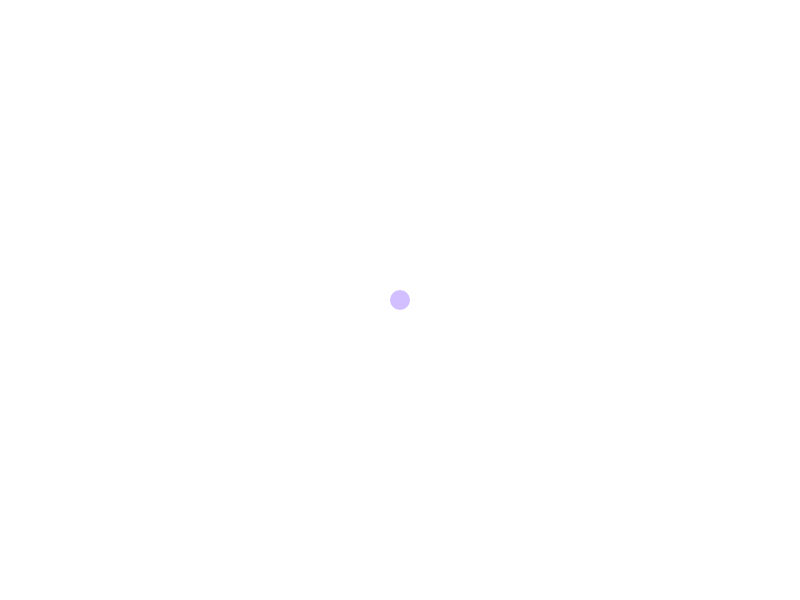
Frame 1 (no input)
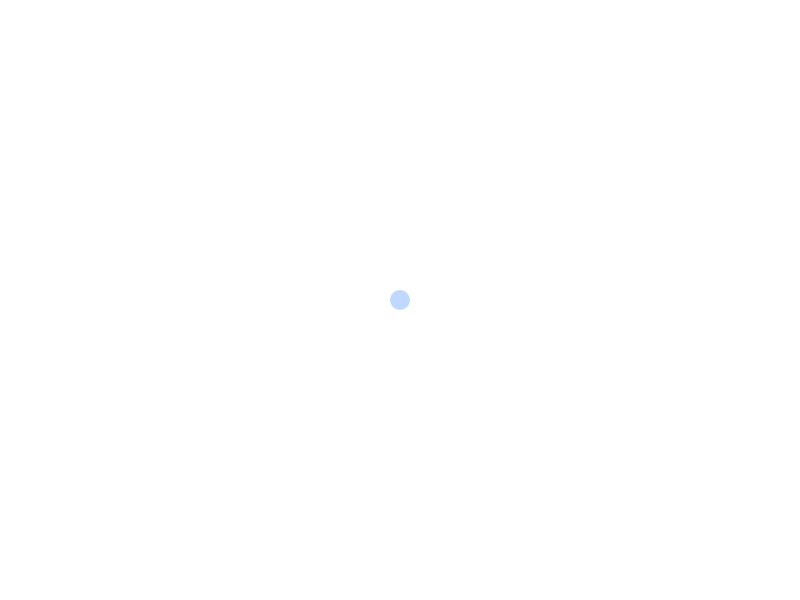
Frame 60 (no input)
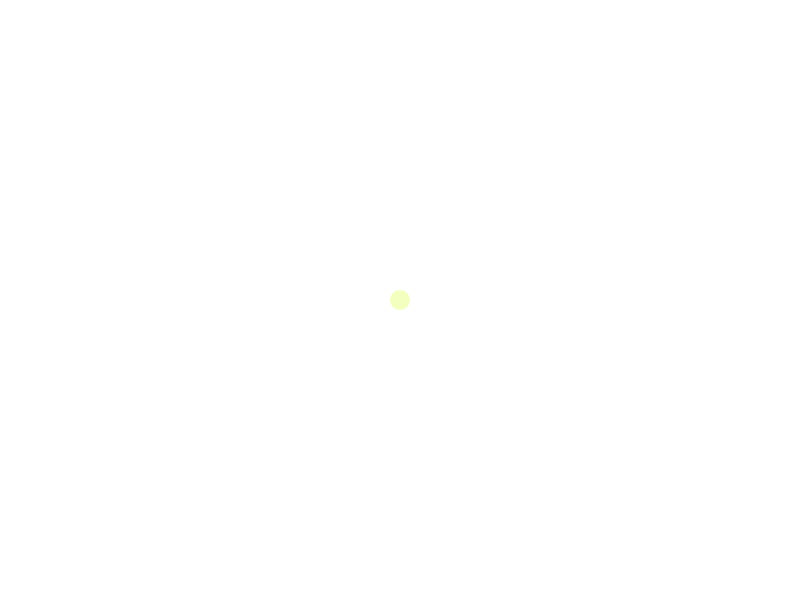
Frame 120 (the mouse pressed at the canvas centre since frame 60)

The p5.js sketch that drew these frames (run headless with seeded random() and noise() and a simulated clock; from frame 60 on, the mouse is pressed at the canvas centre):

// p5.js sketch
// ── sketch.js
let gravity;
let systems = [];

function setup() {
 createCanvas(800, 600);
 colorMode(HSB);

 gravity = createVector(0, -.01);

 background(0, 0, 100);
}

function draw() {
  background(0, 0, 100);

  let particle = new Particle(width/2, height/2);
  particle.show();
}

// ── Particle.js
class Particle{
    constructor(x, y){
        this.pos = createVector(x, y);
        this.hue = random(360);
    }

    update(){

    }

    show(){

        push();

        noStroke();

        translate(this.pos.x, this.pos.y);
        fill(this.hue, 50, 100, .5);
        ellipse(0, 0, 20);
        pop();

    }
}
// ── ParticleSystem.js
class ParticleSystem{
    constructor(){
        this.pos = createVector(x, y);

    }

    update(){
        
    }
}
